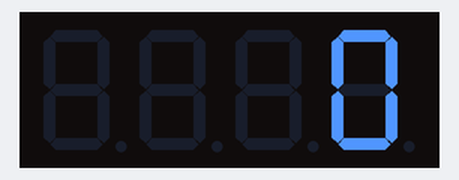
Bench run of a sketch on a simulated Arduino Uno, built with avr-gcc and run on an emulated ATmega328P. On the bench: 4-digit seven-segment display.

Above: at 0.1 s.
At 5.5 s:
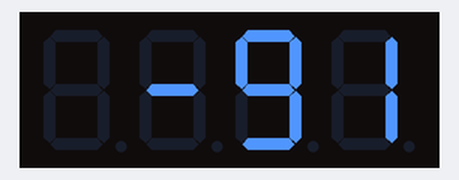
At 9.6 s:
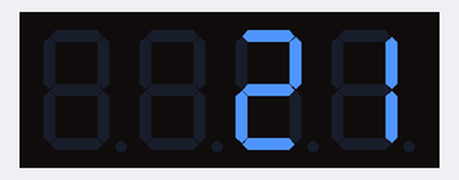
At 19.8 s:
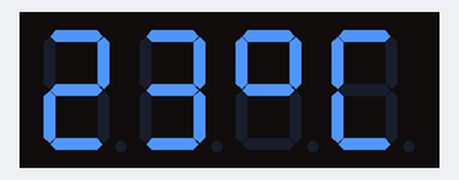
At 21.9 s:
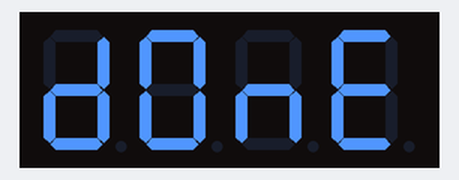
At 31.4 s:
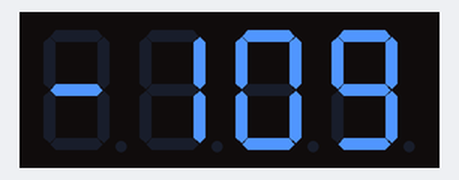

Measured:
- what the display in image 1 shows lasts 2.0 s, from 5.5 s to 7.5 s

The sketch:

02_Basics_2.ino
```cpp
#include <TM1637Display.h>

#define CLK 8
#define DIO 9

TM1637Display display = TM1637Display(CLK, DIO);

const uint8_t done[] = {
  SEG_B | SEG_C | SEG_D | SEG_E | SEG_G,         // d
  SEG_A | SEG_B | SEG_C | SEG_D | SEG_E | SEG_F, // O
  SEG_C | SEG_E | SEG_G,                         // n
  SEG_A | SEG_D | SEG_E | SEG_F | SEG_G          // E
};

const uint8_t celsius[] = {
  SEG_A | SEG_B | SEG_F | SEG_G,  // Degree symbol
  SEG_A | SEG_D | SEG_E | SEG_F   // C
};

void setup() {
  display.clear();
  display.setBrightness(7);
}

void loop() {
  int i;
  for (i = 0; i < 10; i++) {
    display.showNumberDec(i);
    delay(500);
    display.clear();
  }

  display.showNumberDec(-91);             // displayed _-91
  delay(2000);
  display.clear();

  display.showNumberDec(-109);            // displayed -109
  delay(2000);
  display.clear();

  display.showNumberDec(21, false);       // displayed __21
  delay(2000);
  display.clear();

  display.showNumberDec(21, true);        // displayed 0021
  delay(2000);
  display.clear();

  display.showNumberDec(28, false, 2, 1); // displayed _28_
  delay(2000);
  display.clear();

  display.showNumberDec(-9, false, 3, 0); // displayed _-9_
  delay(2000);
  display.clear();

  // displayed 15:30
  display.showNumberDecEx(1530, 0b11100000, false, 4, 0);
  delay(2000);
  display.clear();

  // displayed 23°C
  int temperature = 23;
  display.showNumberDec(temperature, false, 2, 0);
  display.setSegments(celsius, 2, 2);
  delay(2000);
  display.clear();

  // displayed letters: dOnE
  display.setSegments(done);
  delay(2000);
  display.clear();
}
```
